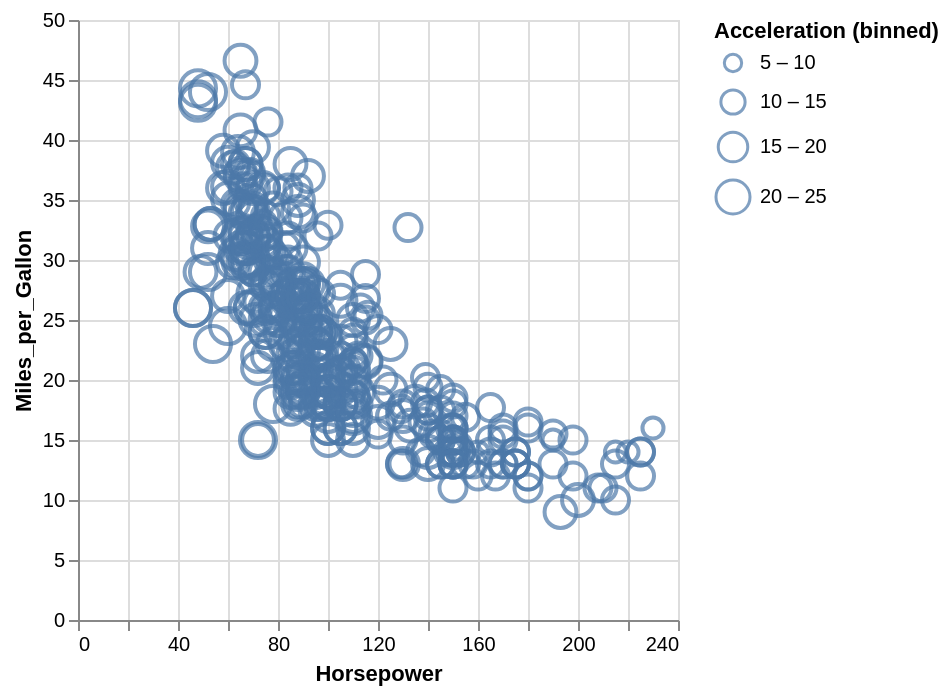

Describe this chart as a Vega-Lite specification.
### Vega-Lite specification from a JSON file in a GitHub repository (floating-point values rounded to 4 significant figures; data arrays with more than 128 entries replaced by an {"elided": "..."} marker saying what was removed)
{"$schema": "https://vega.github.io/schema/vega-lite/v4.json", "description": "A scatterplot showing horsepower and miles per gallons with binned acceleration on size.", "data": {"values": {"elided": "406 records"}}, "mark": "point", "encoding": {"x": {"field": "Horsepower", "type": "quantitative"}, "y": {"field": "Miles_per_Gallon", "type": "quantitative"}, "size": {"bin": true, "field": "Acceleration"}}}
